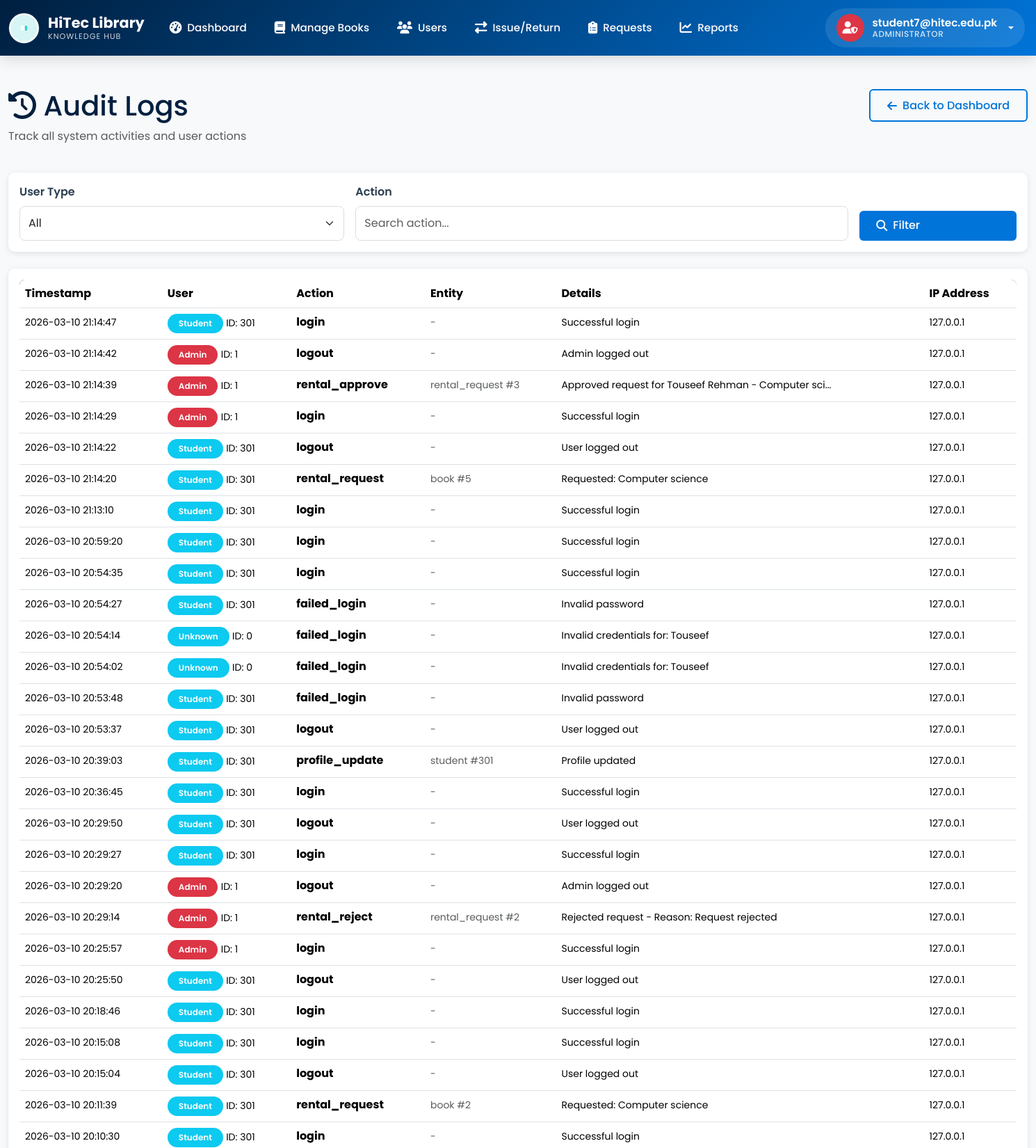
Screenshot of /admin/audit-logs (signed in, upper part) with the database file from the repository.
### app.py (models this page shows)
class AuditLog(db.Model):
    id = db.Column(db.Integer, primary_key=True)
    user_id = db.Column(db.Integer, nullable=False)
    user_type = db.Column(db.String(20), nullable=False)  # admin, student
    action = db.Column(db.String(100), nullable=False)
    entity_type = db.Column(db.String(50), nullable=True)  # book, student, loan, etc.
    entity_id = db.Column(db.Integer, nullable=True)
    details = db.Column(db.Text, nullable=True)
    ip_address = db.Column(db.String(50), nullable=True)
    timestamp = db.Column(db.DateTime, default=get_utc_now)

### app.py (the view)
@app.route('/admin/audit-logs')
@login_required
def admin_audit_logs():
    page = request.args.get('page', 1, type=int)
    user_type = request.args.get('user_type', '')
    action = request.args.get('action', '')
    query = AuditLog.query
    if user_type:
        query = query.filter_by(user_type=user_type)
    if action:
        query = query.filter(AuditLog.action.ilike(f'%{action}%'))
    logs = query.order_by(AuditLog.timestamp.desc()).paginate(
        page=page, per_page=50
    )
    return render_template('admin/audit_logs.html', logs=logs,
                         user_type=user_type, action=action)

### app.py (called while the page is built)
def login_required(f):
    @wraps(f)
    def decorated_function(*args, **kwargs):
        if 'admin_id' not in session:
            flash('Please login to access this page', 'warning')
            return redirect(url_for('login'))
        return f(*args, **kwargs)
    return decorated_function

### templates/admin/audit_logs.html (shortened to what this page needs)
{% extends "base.html" %}
{% block content %}
<div class="container-fluid py-4">
    <div class="row mb-4">
        <div class="col-md-8">
            <h1 class="text-primary mb-2">
                <i class="fas fa-history"></i> Audit Logs
            </h1>
            <p class="text-muted">Track all system activities and user actions</p>
        </div>
        <div class="col-md-4 text-end">
            <a href="/admin/dashboard" class="btn btn-outline-primary">
                <i class="fas fa-arrow-left"></i> Back to Dashboard
            </a>
        </div>
    </div>
    <div class="card border-0 shadow-sm mb-4">
        <div class="card-body">
            <form method="GET" class="row g-3">
                <div class="col-md-4">
                    <label class="form-label">User Type</label>
                    <select name="user_type" class="form-select">
                        <option value="">All</option>
                    </select>
                </div>
                <div class="col-md-6">
                    <label class="form-label">Action</label>
                    <input type="text" name="action" class="form-control" value="{{ action }}" placeholder="Search action...">
                </div>
                <div class="col-md-2 d-flex align-items-end">
                    <button type="submit" class="btn btn-primary w-100">
                        <i class="fas fa-search"></i> Filter
                    </button>
                </div>
            </form>
        </div>
    </div>
    <div class="card border-0 shadow-sm">
        <div class="card-body">
            <div class="table-responsive">
                <table class="table table-hover mb-0">
                    <thead>
                        <tr>
                            <th>Timestamp</th>
                            <th>User</th>
                            <th>Action</th>
                            <th>Entity</th>
                            <th>Details</th>
                            <th>IP Address</th>
                        </tr>
                    </thead>
                    <tbody>
                        {% for log in logs.items %}
                        <tr>
                            <td>
                                <small>{{ log.timestamp.strftime('%Y-%m-%d %H:%M:%S') }}</small>
                            </td>
                            <td>
                                <span class="badge {% if log.user_type == 'admin' %}bg-danger{% else %}bg-info{% endif %}">
                                    {{ log.user_type|title }}
                                </span>
                                <small>ID: {{ log.user_id }}</small>
                            </td>
                            <td><strong>{{ log.action }}</strong></td>
                            <td>
                                {% if log.entity_type %}
                                <small class="text-muted">{{ log.entity_type }} #{{ log.entity_id }}</small>
                                {% else %}
                                <small class="text-muted">-</small>
                                {% endif %}
                            </td>
                            <td>
                                {% if log.details %}
                                <small>{{ log.details[:50] }}{% if log.details|length > 50 %}...{% endif %}</small>
                                {% else %}
                                <small class="text-muted">-</small>
                                {% endif %}
                            </td>
                            <td><small>{{ log.ip_address or '-' }}</small></td>
                        </tr>
                        {% endfor %}
                    </tbody>
                </table>
            </div>
        </div>
    </div>
</div>
{% endblock %}

### templates/base.html (style rules this page uses)
:root { --primary-color: #001f3f; --secondary-color: #0074D9; --accent-color: #39CCCC; --danger-color: #FF4136; --success-color: #2ECC40; --warning-color: #FF851B; --info-color: #39CCCC; --light-bg: #f8f9fa; --dark-text: #2c3e50; }
* { font-family: 'Poppins', sans-serif; }
body { background-color: var(--light-bg); color: var(--dark-text); }
input, select, textarea { font-size: 16px !important; }
.card { border: none; border-radius: 10px; box-shadow: 0 2px 8px rgba(0, 0, 0, 0.1); transition: all 0.3s ease; }
.btn { font-weight: 500; padding: 0.6rem 1.5rem; border-radius: 6px; transition: all 0.2s ease; border: none; display: inline-flex; align-items: center; gap: 0.5rem; text-decoration: none; }
.btn-primary { background: var(--secondary-color); color: white; }
.btn-outline-primary { background: transparent; color: var(--secondary-color); border: 2px solid var(--secondary-color); }
.btn i { font-size: 1em; }
.badge { padding: 0.5rem 1rem; font-weight: 600; border-radius: 20px; }
.form-control, .form-select { border: 1px solid #ddd; border-radius: 8px; padding: 0.75rem; transition: all 0.3s ease; }
.form-label { font-weight: 600; color: var(--dark-text); margin-bottom: 0.5rem; }
.table { background: white; border-radius: 8px; overflow: hidden; }
.table thead { background: linear-gradient(135deg, var(--primary-color) 0%, var(--secondary-color) 100%); color: white; }
.table tbody tr { transition: all 0.3s ease; }
.text-primary { color: var(--primary-color) !important; }
.shadow-sm { box-shadow: 0 2px 8px rgba(0, 0, 0, 0.1) !important; }

### rows the page displays
AuditLog: timestamp "2026-03-10 21:14:47", user_type "Student", user_id "301", action "login", details "Successful login", ip_address "127.0.0.1"
AuditLog: timestamp "2026-03-10 21:14:42", user_type "Admin", user_id "1", action "logout", details "Admin logged out", ip_address "127.0.0.1"
AuditLog: timestamp "2026-03-10 21:14:39", user_type "Admin", user_id "1", action "rental_approve", entity_type "rental_request", entity_id "3", details "Approved request for Touseef Rehman - Computer sci", ip_address "127.0.0.1"
AuditLog: timestamp "2026-03-10 21:14:29", user_type "Admin", user_id "1", action "login", details "Successful login", ip_address "127.0.0.1"
AuditLog: timestamp "2026-03-10 21:14:22", user_type "Student", user_id "301", action "logout", details "User logged out", ip_address "127.0.0.1"
AuditLog: timestamp "2026-03-10 21:14:20", user_type "Student", user_id "301", action "rental_request", entity_type "book", entity_id "5", details "Requested: Computer science", ip_address "127.0.0.1"
AuditLog: timestamp "2026-03-10 21:13:10", user_type "Student", user_id "301", action "login", details "Successful login", ip_address "127.0.0.1"
AuditLog: timestamp "2026-03-10 20:59:20", user_type "Student", user_id "301", action "login", details "Successful login", ip_address "127.0.0.1"
AuditLog: timestamp "2026-03-10 20:54:35", user_type "Student", user_id "301", action "login", details "Successful login", ip_address "127.0.0.1"
AuditLog: timestamp "2026-03-10 20:54:27", user_type "Student", user_id "301", action "failed_login", details "Invalid password", ip_address "127.0.0.1"
AuditLog: timestamp "2026-03-10 20:54:14", user_type "Unknown", user_id "0", action "failed_login", details "Invalid credentials for: Touseef", ip_address "127.0.0.1"
AuditLog: timestamp "2026-03-10 20:54:02", user_type "Unknown", user_id "0", action "failed_login", details "Invalid credentials for: Touseef", ip_address "127.0.0.1"
AuditLog: timestamp "2026-03-10 20:53:48", user_type "Student", user_id "301", action "failed_login", details "Invalid password", ip_address "127.0.0.1"
AuditLog: timestamp "2026-03-10 20:53:37", user_type "Student", user_id "301", action "logout", details "User logged out", ip_address "127.0.0.1"
AuditLog: timestamp "2026-03-10 20:39:03", user_type "Student", user_id "301", action "profile_update", entity_type "student", entity_id "301", details "Profile updated", ip_address "127.0.0.1"
AuditLog: timestamp "2026-03-10 20:36:45", user_type "Student", user_id "301", action "login", details "Successful login", ip_address "127.0.0.1"
AuditLog: timestamp "2026-03-10 20:29:50", user_type "Student", user_id "301", action "logout", details "User logged out", ip_address "127.0.0.1"
AuditLog: timestamp "2026-03-10 20:29:27", user_type "Student", user_id "301", action "login", details "Successful login", ip_address "127.0.0.1"
AuditLog: timestamp "2026-03-10 20:29:20", user_type "Admin", user_id "1", action "logout", details "Admin logged out", ip_address "127.0.0.1"
AuditLog: timestamp "2026-03-10 20:29:14", user_type "Admin", user_id "1", action "rental_reject", entity_type "rental_request", entity_id "2", details "Rejected request - Reason: Request rejected", ip_address "127.0.0.1"
AuditLog: timestamp "2026-03-10 20:25:57", user_type "Admin", user_id "1", action "login", details "Successful login", ip_address "127.0.0.1"
AuditLog: timestamp "2026-03-10 20:25:50", user_type "Student", user_id "301", action "logout", details "User logged out", ip_address "127.0.0.1"
AuditLog: timestamp "2026-03-10 20:18:46", user_type "Student", user_id "301", action "login", details "Successful login", ip_address "127.0.0.1"
AuditLog: timestamp "2026-03-10 20:15:08", user_type "Student", user_id "301", action "login", details "Successful login", ip_address "127.0.0.1"
AuditLog: timestamp "2026-03-10 20:15:04", user_type "Student", user_id "301", action "logout", details "User logged out", ip_address "127.0.0.1"
AuditLog: timestamp "2026-03-10 20:11:39", user_type "Student", user_id "301", action "rental_request", entity_type "book", entity_id "2", details "Requested: Computer science", ip_address "127.0.0.1"
AuditLog: timestamp "2026-03-10 20:10:30", user_type "Student", user_id "301", action "login", details "Successful login", ip_address "127.0.0.1"

### other values shown
{{ session.get('admin_username') }} "student7@hitec.edu.pk"
